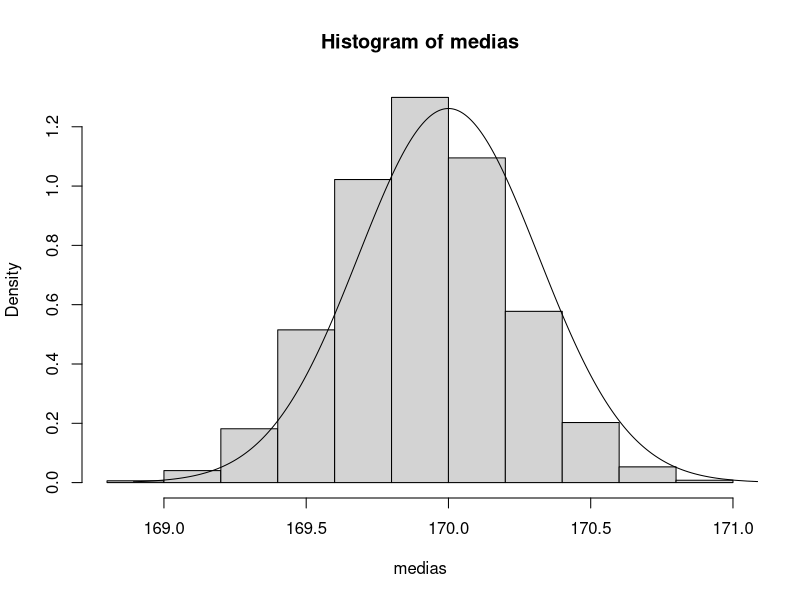
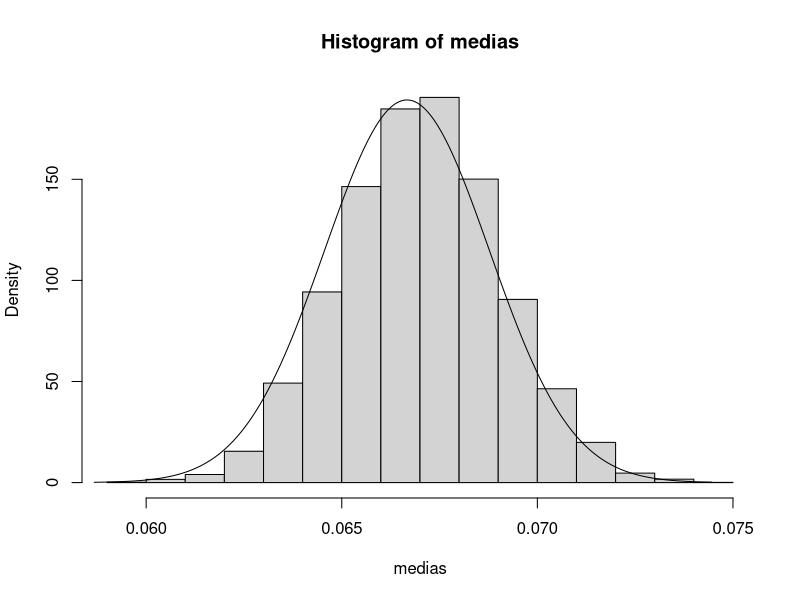
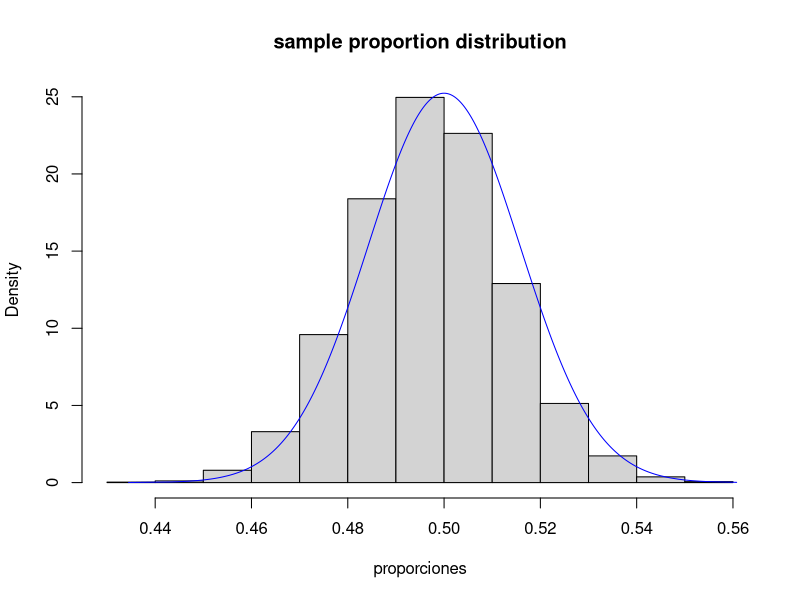

Generate these figures, in order, with R:
## ---- chunk 1
# 0) Definir poblacion de tamanio "N"

N = 10000

mu = 170

sigma = 10

Poblacion = rnorm(N, mu, sigma)


# 1) Generar esas "m" replicas/copias de la variables aleatoria, de tamano "n"

m = 10000
n = 1000
medias = rep(0, m)

for (i in 1:m){
  indicador = sample(1:N, n, replace = F) #Muestra i-esima  
  
  X = Poblacion[indicador] #Muestra generada
  
  medias[i] = mean(X)
  
}

a = sort(rnorm(10000, mu, sigma/sqrt(n)))

hist(medias, freq = F)


lines(a, dnorm(a, mu, sigma/sqrt(n)))

val.sam = c(mean(medias), var(medias))
val.teo = c(mu, (sigma^2)/n)

print(rbind(val.sam, val.teo))

## ---- chunk 2


N = 10000
lambda = 15

mu = 1/lambda

sigma = 1/lambda



Poblacion = rexp(N,lambda)


# 1) Generar esas "m" replicas/copias de la variables aleatoria, de tamano "n"

m = 10000
n = 1000


medias = rep(0, m)

for (i in 1:m){
  indicador = sample(1:N, n, replace = F) #Muestra i-esima  
  
  X = Poblacion[indicador] #Muestra generada
  
  medias[i] = mean(X)
  
}

a = sort(rnorm(10000, mu, sigma/sqrt(n)))

hist(medias, freq = F)


lines(a, dnorm(a, mu, sigma/sqrt(n)))

val.sam = c(mean(medias), var(medias))
val.teo = c(mu, (sigma^2)/n)

print(rbind(val.sam, val.teo))


## ---- chunk 3

#m copies of random variable sized n
N = 100000
p = 0.5
poblacion = rbinom(N, 1, p)

m = 10000
n = 1000
proporciones = rep(0, m)

for(i in 1:m){
  ind = sample (1:N, n, replace = F)
  muestra = poblacion[ind]
  proporciones[i] = mean(muestra)
}

#generate teoric normal distribution
mu.t = p
sigma.t = sqrt(p * (1 - p) / n)
a = sort(rnorm(10000, mu.t, sigma.t))


#histogram of sample proportions and comparison with the normal distribution
hist(proporciones, freq = F, main = "sample proportion distribution")
lines(a, dnorm(a, mu.t, sigma.t), col = "blue")


#compare mean and variance with the teoric ones

val.sam = c(mean(proporciones), var(proporciones))
val.teo = c(mu.t, sigma.t^2)

print(rbind(val.sam, val.teo))


